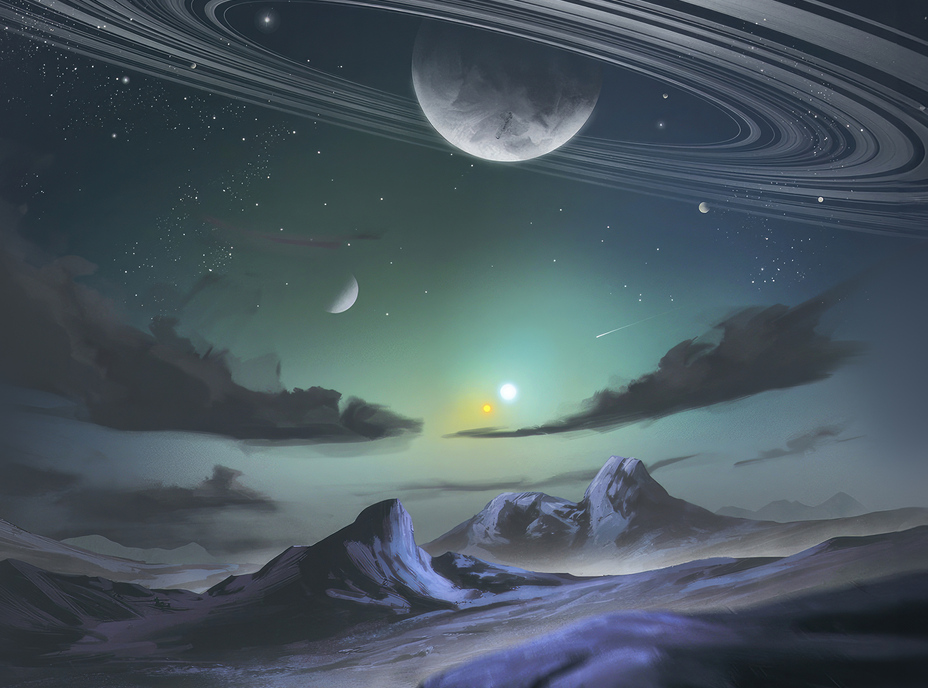

Below is a game level as drawn by its tile map, then a one-line description and the .tmx that defines it (tile-layer data replaced by summaries):
An orthogonal 58x43 tile map with 16x16 px tiles, 1 tile layer (Moon).

<map version="1.10" tiledversion="1.11.0" orientation="orthogonal" renderorder="right-down" width="58" height="43" tilewidth="16" tileheight="16" infinite="0" nextlayerid="2" nextobjectid="1">
 <tileset firstgid="1" name="Moon" tilewidth="16" tileheight="16" tilecount="3072" columns="64">
  <image source="Moon.jpg" width="1024" height="768" />
 </tileset>
 <layer id="1" name="Moon" width="58" height="43">
  <data>[2494 cells, 2494 non-empty, 2494 distinct tile ids]</data>
 </layer>
</map>
